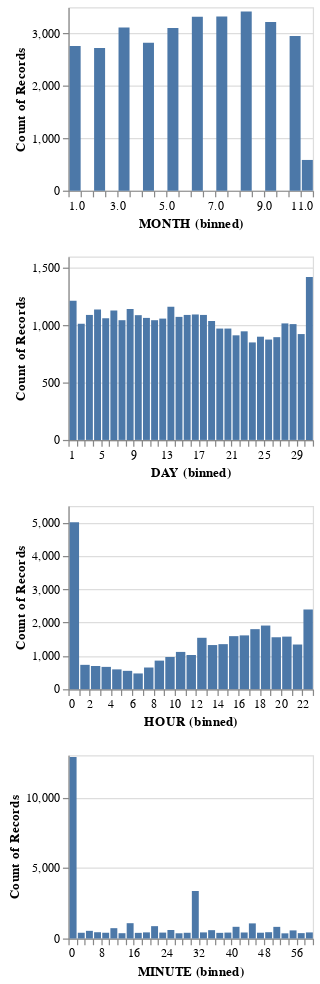

This figure's notebook cell:
### Code cell
alt.data_transformers.enable('vegafusion')
numeric_cols = ["MONTH", "DAY", "HOUR", "MINUTE"]
numeric_cols_dist = alt.Chart(df_2023).mark_bar().encode(
    alt.X(alt.repeat(), type = "quantitative", bin = alt.Bin(maxbins = 30)),
    y ="count()",
).properties(
        width = 200,
        height = 150
).repeat(
    numeric_cols,
    columns = 1
)

numeric_cols_dist

### Figure 1 — Vega specification as saved in the notebook (floating-point values rounded to 4 significant figures)
{"$schema": "https://vega.github.io/schema/vega/v5.json", "data": [{"name": "source_0"}, {"name": "data_0", "values": [{"__count": 433, "bin_maxbins_30_MINUTE": 32.0, "bin_maxbins_30_MINUTE_end": 34.0}, {"__count": 444, "bin_maxbins_30_MINUTE": 6.0, "bin_maxbins_30_MINUTE_end": 8.0}, {"__count": 825, "bin_maxbins_30_MINUTE": 50.0, "bin_maxbins_30_MINUTE_end": 52.0}, {"__count": 12879, "bin_maxbins_30_MINUTE": 0.0, "bin_maxbins_30_MINUTE_end": 2.0}, {"__count": 3368, "bin_maxbins_30_MINUTE": 30.0, "bin_maxbins_30_MINUTE_end": 32.0}, {"__count": 591, "bin_maxbins_30_MINUTE": 34.0, "bin_maxbins_30_MINUTE_end": 36.0}, {"__count": 602, "bin_maxbins_30_MINUTE": 24.0, "bin_maxbins_30_MINUTE_end": 26.0}, {"__count": 407, "bin_maxbins_30_MINUTE": 2.0, "bin_maxbins_30_MINUTE_end": 4.0}, {"__count": 419, "bin_maxbins_30_MINUTE": 22.0, "bin_maxbins_30_MINUTE_end": 24.0}, {"__count": 381, "bin_maxbins_30_MINUTE": 56.0, "bin_maxbins_30_MINUTE_end": 58.0}, {"__count": 1072, "bin_maxbins_30_MINUTE": 44.0, "bin_maxbins_30_MINUTE_end": 46.0}, {"__count": 406, "bin_maxbins_30_MINUTE": 28.0, "bin_maxbins_30_MINUTE_end": 30.0}, {"__count": 431, "bin_maxbins_30_MINUTE": 58.0, "bin_maxbins_30_MINUTE_end": 60.0}, {"__count": 400, "bin_maxbins_30_MINUTE": 36.0, "bin_maxbins_30_MINUTE_end": 38.0}, {"__count": 1086, "bin_maxbins_30_MINUTE": 14.0, "bin_maxbins_30_MINUTE_end": 16.0}, {"__count": 426, "bin_maxbins_30_MINUTE": 42.0, "bin_maxbins_30_MINUTE_end": 44.0}, {"__count": 829, "bin_maxbins_30_MINUTE": 40.0, "bin_maxbins_30_MINUTE_end": 42.0}, {"__count": 875, "bin_maxbins_30_MINUTE": 20.0, "bin_maxbins_30_MINUTE_end": 22.0}, {"__count": 434, "bin_maxbins_30_MINUTE": 18.0, "bin_maxbins_30_MINUTE_end": 20.0}, {"__count": 419, "bin_maxbins_30_MINUTE": 38.0, "bin_maxbins_30_MINUTE_end": 40.0}, {"__count": 366, "bin_maxbins_30_MINUTE": 52.0, "bin_maxbins_30_MINUTE_end": 54.0}, {"__count": 445, "bin_maxbins_30_MINUTE": 48.0, "bin_maxbins_30_MINUTE_end": 50.0}, {"__count": 543, "bin_maxbins_30_MINUTE": 4.0, "bin_maxbins_30_MINUTE_end": 6.0}, {"__count": 371, "bin_maxbins_30_MINUTE": 26.0, "bin_maxbins_30_MINUTE_end": 28.0}, {"__count": 400, "bin_maxbins_30_MINUTE": 16.0, "bin_maxbins_30_MINUTE_end": 18.0}, {"__count": 408, "bin_maxbins_30_MINUTE": 8.0, "bin_maxbins_30_MINUTE_end": 10.0}, {"__count": 732, "bin_maxbins_30_MINUTE": 10.0, "bin_maxbins_30_MINUTE_end": 12.0}, {"__count": 410, "bin_maxbins_30_MINUTE": 46.0, "bin_maxbins_30_MINUTE_end": 48.0}, {"__count": 376, "bin_maxbins_30_MINUTE": 12.0, "bin_maxbins_30_MINUTE_end": 14.0}, {"__count": 574, "bin_maxbins_30_MINUTE": 54.0, "bin_maxbins_30_MINUTE_end": 56.0}]}, {"name": "data_1", "values": [{"__count": 3219, "bin_maxbins_30_MONTH": 9.0, "bin_maxbins_30_MONTH_end": 9.5}, {"__count": 2823, "bin_maxbins_30_MONTH": 4.0, "bin_maxbins_30_MONTH_end": 4.5}, {"__count": 3105, "bin_maxbins_30_MONTH": 5.0, "bin_maxbins_30_MONTH_end": 5.5}, {"__count": 3419, "bin_maxbins_30_MONTH": 8.0, "bin_maxbins_30_MONTH_end": 8.5}, {"__count": 2951, "bin_maxbins_30_MONTH": 10.0, "bin_maxbins_30_MONTH_end": 10.5}, {"__count": 3115, "bin_maxbins_30_MONTH": 3.0, "bin_maxbins_30_MONTH_end": 3.5}, {"__count": 3327, "bin_maxbins_30_MONTH": 7.0, "bin_maxbins_30_MONTH_end": 7.5}, {"__count": 2722, "bin_maxbins_30_MONTH": 2.0, "bin_maxbins_30_MONTH_end": 2.5}, {"__count": 2764, "bin_maxbins_30_MONTH": 1.0, "bin_maxbins_30_MONTH_end": 1.5}, {"__count": 3321, "bin_maxbins_30_MONTH": 6.0, "bin_maxbins_30_MONTH_end": 6.5}, {"__count": 586, "bin_maxbins_30_MONTH": 10.5, "bin_maxbins_30_MONTH_end": 11.0}]}, {"name": "data_2", "values": [{"__count": 1074, "bin_maxbins_30_DAY": 14.0, "bin_maxbins_30_DAY_end": 15.0}, {"__count": 1215, "bin_maxbins_30_DAY": 1.0, "bin_maxbins_30_DAY_end": 2.0}, {"__count": 1091, "bin_maxbins_30_DAY": 3.0, "bin_maxbins_30_DAY_end": 4.0}, {"__count": 1045, "bin_maxbins_30_DAY": 11.0, "bin_maxbins_30_DAY_end": 12.0}, {"__count": 1089, "bin_maxbins_30_DAY": 9.0, "bin_maxbins_30_DAY_end": 10.0}, {"__count": 1143, "bin_maxbins_30_DAY": 8.0, "bin_maxbins_30_DAY_end": 9.0}, {"__count": 1095, "bin_maxbins_30_DAY": 16.0, "bin_maxbins_30_DAY_end": 17.0}, {"__count": 1014, "bin_maxbins_30_DAY": 2.0, "bin_maxbins_30_DAY_end": 3.0}, {"__count": 1059, "bin_maxbins_30_DAY": 12.0, "bin_maxbins_30_DAY_end": 13.0}, {"__count": 1091, "bin_maxbins_30_DAY": 17.0, "bin_maxbins_30_DAY_end": 18.0}, {"__count": 1139, "bin_maxbins_30_DAY": 4.0, "bin_maxbins_30_DAY_end": 5.0}, {"__count": 1045, "bin_maxbins_30_DAY": 7.0, "bin_maxbins_30_DAY_end": 8.0}, {"__count": 1162, "bin_maxbins_30_DAY": 13.0, "bin_maxbins_30_DAY_end": 14.0}, {"__count": 1091, "bin_maxbins_30_DAY": 15.0, "bin_maxbins_30_DAY_end": 16.0}, {"__count": 1130, "bin_maxbins_30_DAY": 6.0, "bin_maxbins_30_DAY_end": 7.0}, {"__count": 1422, "bin_maxbins_30_DAY": 30.0, "bin_maxbins_30_DAY_end": 31.0}, {"__count": 1062, "bin_maxbins_30_DAY": 5.0, "bin_maxbins_30_DAY_end": 6.0}, {"__count": 897, "bin_maxbins_30_DAY": 26.0, "bin_maxbins_30_DAY_end": 27.0}, {"__count": 972, "bin_maxbins_30_DAY": 19.0, "bin_maxbins_30_DAY_end": 20.0}, {"__count": 1038, "bin_maxbins_30_DAY": 18.0, "bin_maxbins_30_DAY_end": 19.0}, {"__count": 1017, "bin_maxbins_30_DAY": 27.0, "bin_maxbins_30_DAY_end": 28.0}, {"__count": 972, "bin_maxbins_30_DAY": 20.0, "bin_maxbins_30_DAY_end": 21.0}, {"__count": 924, "bin_maxbins_30_DAY": 29.0, "bin_maxbins_30_DAY_end": 30.0}, {"__count": 1065, "bin_maxbins_30_DAY": 10.0, "bin_maxbins_30_DAY_end": 11.0}, {"__count": 876, "bin_maxbins_30_DAY": 25.0, "bin_maxbins_30_DAY_end": 26.0}, {"__count": 1011, "bin_maxbins_30_DAY": 28.0, "bin_maxbins_30_DAY_end": 29.0}, {"__count": 851, "bin_maxbins_30_DAY": 23.0, "bin_maxbins_30_DAY_end": 24.0}, {"__count": 948, "bin_maxbins_30_DAY": 22.0, "bin_maxbins_30_DAY_end": 23.0}, {"__count": 901, "bin_maxbins_30_DAY": 24.0, "bin_maxbins_30_DAY_end": 25.0}, {"__count": 913, "bin_maxbins_30_DAY": 21.0, "bin_maxbins_30_DAY_end": 22.0}]}, {"name": "data_3", "values": [{"__count": 670, "bin_maxbins_30_HOUR": 3.0, "bin_maxbins_30_HOUR_end": 4.0}, {"__count": 595, "bin_maxbins_30_HOUR": 4.0, "bin_maxbins_30_HOUR_end": 5.0}, {"__count": 5006, "bin_maxbins_30_HOUR": 0.0, "bin_maxbins_30_HOUR_end": 1.0}, {"__count": 1910, "bin_maxbins_30_HOUR": 18.0, "bin_maxbins_30_HOUR_end": 19.0}, {"__count": 1325, "bin_maxbins_30_HOUR": 13.0, "bin_maxbins_30_HOUR_end": 14.0}, {"__count": 2392, "bin_maxbins_30_HOUR": 22.0, "bin_maxbins_30_HOUR_end": 23.0}, {"__count": 731, "bin_maxbins_30_HOUR": 1.0, "bin_maxbins_30_HOUR_end": 2.0}, {"__count": 1592, "bin_maxbins_30_HOUR": 15.0, "bin_maxbins_30_HOUR_end": 16.0}, {"__count": 1341, "bin_maxbins_30_HOUR": 21.0, "bin_maxbins_30_HOUR_end": 22.0}, {"__count": 696, "bin_maxbins_30_HOUR": 2.0, "bin_maxbins_30_HOUR_end": 3.0}, {"__count": 1802, "bin_maxbins_30_HOUR": 17.0, "bin_maxbins_30_HOUR_end": 18.0}, {"__count": 473, "bin_maxbins_30_HOUR": 6.0, "bin_maxbins_30_HOUR_end": 7.0}, {"__count": 551, "bin_maxbins_30_HOUR": 5.0, "bin_maxbins_30_HOUR_end": 6.0}, {"__count": 651, "bin_maxbins_30_HOUR": 7.0, "bin_maxbins_30_HOUR_end": 8.0}, {"__count": 1559, "bin_maxbins_30_HOUR": 19.0, "bin_maxbins_30_HOUR_end": 20.0}, {"__count": 858, "bin_maxbins_30_HOUR": 8.0, "bin_maxbins_30_HOUR_end": 9.0}, {"__count": 1119, "bin_maxbins_30_HOUR": 10.0, "bin_maxbins_30_HOUR_end": 11.0}, {"__count": 1352, "bin_maxbins_30_HOUR": 14.0, "bin_maxbins_30_HOUR_end": 15.0}, {"__count": 1578, "bin_maxbins_30_HOUR": 20.0, "bin_maxbins_30_HOUR_end": 21.0}, {"__count": 1615, "bin_maxbins_30_HOUR": 16.0, "bin_maxbins_30_HOUR_end": 17.0}, {"__count": 966, "bin_maxbins_30_HOUR": 9.0, "bin_maxbins_30_HOUR_end": 10.0}, {"__count": 1027, "bin_maxbins_30_HOUR": 11.0, "bin_maxbins_30_HOUR_end": 12.0}, {"__count": 1543, "bin_maxbins_30_HOUR": 12.0, "bin_maxbins_30_HOUR_end": 13.0}]}, {"name": "data_1_child__MONTH_y_domain___count", "values": [{"min": 586, "max": 3419}]}, {"name": "data_2_child__DAY_y_domain___count", "values": [{"min": 851, "max": 1422}]}, {"name": "data_3_child__HOUR_y_domain___count", "values": [{"min": 473, "max": 5006}]}, {"name": "data_0_child__MINUTE_y_domain___count", "values": [{"min": 366, "max": 12879}]}], "signals": [{"name": "child__DAY_bin_maxbins_30_DAY_bins", "value": {"fields": ["DAY"], "fname": "bin_DAY", "start": 1.0, "step": 1.0, "stop": 31.0}}, {"name": "child__MINUTE_bin_maxbins_30_MINUTE_bins", "value": {"fields": ["MINUTE"], "fname": "bin_MINUTE", "start": 0.0, "step": 2.0, "stop": 60.0}}, {"name": "child__MONTH_bin_maxbins_30_MONTH_bins", "value": {"fields": ["MONTH"], "fname": "bin_MONTH", "start": 1.0, "step": 0.5, "stop": 11.0}}, {"name": "child__HOUR_bin_maxbins_30_HOUR_bins", "value": {"fields": ["HOUR"], "fname": "bin_HOUR", "start": 0.0, "step": 1.0, "stop": 23.0}}, {"name": "childHeight", "value": 150}], "marks": [{"type": "group", "name": "child__MONTH_group", "encode": {"update": {"height": {"signal": "childHeight"}, "width": {"signal": "width"}}}, "marks": [{"type": "rect", "name": "child__MONTH_marks", "from": {"data": "data_1"}, "encode": {"update": {"ariaRoleDescription": {"value": "bar"}, "y": {"field": "__count", "scale": "child__MONTH_y"}, "fill": {"value": "#4c78a8"}, "x2": {"field": "bin_maxbins_30_MONTH", "scale": "child__MONTH_x", "offset": {"signal": "0.5 + (abs(scale(\"child__MONTH_x\", datum[\"bin_maxbins_30_MONTH_end\"]) - scale(\"child__MONTH_x\", datum[\"bin_maxbins_30_MONTH\"])) < 0.25 ? -0.5 * (0.25 - (abs(scale(\"child__MONTH_x\", datum[\"bin_maxbins_30_MONTH_end\"]) - scale(\"child__MONTH_x\", datum[\"bin_maxbins_30_MONTH\"])))) : 0.5)"}}, "x": {"field": "bin_maxbins_30_MONTH_end", "scale": "child__MONTH_x", "offset": {"signal": "0.5 + (abs(scale(\"child__MONTH_x\", datum[\"bin_maxbins_30_MONTH_end\"]) - scale(\"child__MONTH_x\", datum[\"bin_maxbins_30_MONTH\"])) < 0.25 ? 0.5 * (0.25 - (abs(scale(\"child__MONTH_x\", datum[\"bin_maxbins_30_MONTH_end\"]) - scale(\"child__MONTH_x\", datum[\"bin_maxbins_30_MONTH\"])))) : -0.5)"}}, "description": {"signal": "\"MONTH (binned): \" + (!isValid(datum[\"bin_maxbins_30_MONTH\"]) || !isFinite(+datum[\"bin_maxbins_30_MONTH\"]) ? \"null\" : format(datum[\"bin_maxbins_30_MONTH\"], \"\") + \" – \" + format(datum[\"bin_maxbins_30_MONTH_end\"], \"\")) + \"; Count of Records: \" + (format(datum[\"__count\"], \"\"))"}, "y2": {"value": 0, "scale": "child__MONTH_y"}}}, "style": ["bar"]}], "axes": [{"scale": "child__MONTH_y", "domain": false, "gridScale": "child__MONTH_x", "minExtent": 0, "zindex": 0, "grid": true, "orient": "left", "tickCount": {"signal": "ceil(childHeight/40)"}, "maxExtent": 0, "ticks": false, "labels": false, "aria": false}, {"scale": "child__MONTH_x", "zindex": 0, "grid": false, "labelFlush": true, "labelOverlap": true, "orient": "bottom", "title": "MONTH (binned)", "tickCount": {"signal": "ceil(width/10)"}}, {"scale": "child__MONTH_y", "title": "Count of Records", "orient": "left", "labelOverlap": true, "tickCount": {"signal": "ceil(childHeight/40)"}, "zindex": 0, "grid": false}], "style": "cell"}, {"type": "group", "name": "child__DAY_group", "encode": {"update": {"width": {"signal": "width"}, "height": {"signal": "childHeight"}}}, "marks": [{"type": "rect", "name": "child__DAY_marks", "from": {"data": "data_2"}, "encode": {"update": {"fill": {"value": "#4c78a8"}, "ariaRoleDescription": {"value": "bar"}, "description": {"signal": "\"DAY (binned): \" + (!isValid(datum[\"bin_maxbins_30_DAY\"]) || !isFinite(+datum[\"bin_maxbins_30_DAY\"]) ? \"null\" : format(datum[\"bin_maxbins_30_DAY\"], \"\") + \" – \" + format(datum[\"bin_maxbins_30_DAY_end\"], \"\")) + \"; Count of Records: \" + (format(datum[\"__count\"], \"\"))"}, "x2": {"field": "bin_maxbins_30_DAY", "scale": "child__DAY_x", "offset": {"signal": "0.5 + (abs(scale(\"child__DAY_x\", datum[\"bin_maxbins_30_DAY_end\"]) - scale(\"child__DAY_x\", datum[\"bin_maxbins_30_DAY\"])) < 0.25 ? -0.5 * (0.25 - (abs(scale(\"child__DAY_x\", datum[\"bin_maxbins_30_DAY_end\"]) - scale(\"child__DAY_x\", datum[\"bin_maxbins_30_DAY\"])))) : 0.5)"}}, "x": {"field": "bin_maxbins_30_DAY_end", "scale": "child__DAY_x", "offset": {"signal": "0.5 + (abs(scale(\"child__DAY_x\", datum[\"bin_maxbins_30_DAY_end\"]) - scale(\"child__DAY_x\", datum[\"bin_maxbins_30_DAY\"])) < 0.25 ? 0.5 * (0.25 - (abs(scale(\"child__DAY_x\", datum[\"bin_maxbins_30_DAY_end\"]) - scale(\"child__DAY_x\", datum[\"bin_maxbins_30_DAY\"])))) : -0.5)"}}, "y": {"field": "__count", "scale": "child__DAY_y"}, "y2": {"value": 0, "scale": "child__DAY_y"}}}, "style": ["bar"]}], "axes": [{"scale": "child__DAY_y", "maxExtent": 0, "orient": "left", "tickCount": {"signal": "ceil(childHeight/40)"}, "zindex": 0, "labels": false, "aria": false, "gridScale": "child__DAY_x", "domain": false, "grid": true, "minExtent": 0, "ticks": false}, {"scale": "child__DAY_x", "orient": "bottom", "labelFlush": true, "labelOverlap": true, "tickCount": {"signal": "ceil(width/10)"}, "zindex": 0, "grid": false, "title": "DAY (binned)"}, {"scale": "child__DAY_y", "zindex": 0, "grid": false, "tickCount": {"signal": "ceil(childHeight/40)"}, "labelOverlap": true, "title": "Count of Records", "orient": "left"}], "style": "cell"}, {"type": "group", "name": "child__HOUR_group", "encode": {"update": {"height": {"signal": "childHeight"}, "width": {"signal": "width"}}}, "marks": [{"type": "rect", "name": "child__HOUR_marks", "from": {"data": "data_3"}, "encode": {"update": {"fill": {"value": "#4c78a8"}, "description": {"signal": "\"HOUR (binned): \" + (!isValid(datum[\"bin_maxbins_30_HOUR\"]) || !isFinite(+datum[\"bin_maxbins_30_HOUR\"]) ? \"null\" : format(datum[\"bin_maxbins_30_HOUR\"], \"\") + \" – \" + format(datum[\"bin_maxbins_30_HOUR_end\"], \"\")) + \"; Count of Records: \" + (format(datum[\"__count\"], \"\"))"}, "x": {"field": "bin_maxbins_30_HOUR_end", "scale": "child__HOUR_x", "offset": {"signal": "0.5 + (abs(scale(\"child__HOUR_x\", datum[\"bin_maxbins_30_HOUR_end\"]) - scale(\"child__HOUR_x\", datum[\"bin_maxbins_30_HOUR\"])) < 0.25 ? 0.5 * (0.25 - (abs(scale(\"child__HOUR_x\", datum[\"bin_maxbins_30_HOUR_end\"]) - scale(\"child__HOUR_x\", datum[\"bin_maxbins_30_HOUR\"])))) : -0.5)"}}, "y": {"field": "__count", "scale": "child__HOUR_y"}, "y2": {"value": 0, "scale": "child__HOUR_y"}, "ariaRoleDescription": {"value": "bar"}, "x2": {"field": "bin_maxbins_30_HOUR", "scale": "child__HOUR_x", "offset": {"signal": "0.5 + (abs(scale(\"child__HOUR_x\", datum[\"bin_maxbins_30_HOUR_end\"]) - scale(\"child__HOUR_x\", datum[\"bin_maxbins_30_HOUR\"])) < 0.25 ? -0.5 * (0.25 - (abs(scale(\"child__HOUR_x\", datum[\"bin_maxbins_30_HOUR_end\"]) - scale(\"child__HOUR_x\", datum[\"bin_maxbins_30_HOUR\"])))) : 0.5)"}}}}, "style": ["bar"]}], "axes": [{"scale": "child__HOUR_y", "aria": false, "minExtent": 0, "tickCount": {"signal": "ceil(childHeight/40)"}, "orient": "left", "grid": true, "zindex": 0, "maxExtent": 0, "ticks": false, "domain": false, "labels": false, "gridScale": "child__HOUR_x"}, {"scale": "child__HOUR_x", "zindex": 0, "labelFlush": true, "title": "HOUR (binned)", "grid": false, "labelOverlap": true, "tickCount": {"signal": "ceil(width/10)"}, "orient": "bottom"}, {"scale": "child__HOUR_y", "grid": false, "orient": "left", "title": "Count of Records", "tickCount": {"signal": "ceil(childHeight/40)"}, "labelOverlap": true, "zindex": 0}], "style": "cell"}, {"type": "group", "name": "child__MINUTE_group", "encode": {"update": {"width": {"signal": "width"}, "height": {"signal": "childHeight"}}}, "marks": [{"type": "rect", "name": "child__MINUTE_marks", "from": {"data": "data_0"}, "encode": {"update": {"y2": {"value": 0, "scale": "child__MINUTE_y"}, "ariaRoleDescription": {"value": "bar"}, "description": {"signal": "\"MINUTE (binned): \" + (!isValid(datum[\"bin_maxbins_30_MINUTE\"]) || !isFinite(+datum[\"bin_maxbins_30_MINUTE\"]) ? \"null\" : format(datum[\"bin_maxbins_30_MINUTE\"], \"\") + \" – \" + format(datum[\"bin_maxbins_30_MINUTE_end\"], \"\")) + \"; Count of Records: \" + (format(datum[\"__count\"], \"\"))"}, "x2": {"field": "bin_maxbins_30_MINUTE", "scale": "child__MINUTE_x", "offset": {"signal": "0.5 + (abs(scale(\"child__MINUTE_x\", datum[\"bin_maxbins_30_MINUTE_end\"]) - scale(\"child__MINUTE_x\", datum[\"bin_maxbins_30_MINUTE\"])) < 0.25 ? -0.5 * (0.25 - (abs(scale(\"child__MINUTE_x\", datum[\"bin_maxbins_30_MINUTE_end\"]) - scale(\"child__MINUTE_x\", datum[\"bin_maxbins_30_MINUTE\"])))) : 0.5)"}}, "x": {"field": "bin_maxbins_30_MINUTE_end", "scale": "child__MINUTE_x", "offset": {"signal": "0.5 + (abs(scale(\"child__MINUTE_x\", datum[\"bin_maxbins_30_MINUTE_end\"]) - scale(\"child__MINUTE_x\", datum[\"bin_maxbins_30_MINUTE\"])) < 0.25 ? 0.5 * (0.25 - (abs(scale(\"child__MINUTE_x\", datum[\"bin_maxbins_30_MINUTE_end\"]) - scale(\"child__MINUTE_x\", datum[\"bin_maxbins_30_MINUTE\"])))) : -0.5)"}}, "y": {"field": "__count", "scale": "child__MINUTE_y"}, "fill": {"value": "#4c78a8"}}}, "style": ["bar"]}], "axes": [{"scale": "child__MINUTE_y", "gridScale": "child__MINUTE_x", "labels": false, "ticks": false, "grid": true, "tickCount": {"signal": "ceil(childHeight/40)"}, "maxExtent": 0, "domain": false, "aria": false, "zindex": 0, "orient": "left", "minExtent": 0}, {"scale": "child__MINUTE_x", "labelFlush": true, "labelOverlap": true, "orient": "bottom", "tickCount": {"signal": "ceil(width/10)"}, "zindex": 0, "title": "MINUTE (binned)", "grid": false}, {"scale": "child__MINUTE_y", "grid": false, "zindex": 0, "title": "Count of Records", "orient": "left", "labelOverlap": true, "tickCount": {"signal": "ceil(childHeight/40)"}}], "style": "cell"}], "scales": [{"name": "child__MONTH_x", "type": "linear", "domain": {"signal": "[child__MONTH_bin_maxbins_30_MONTH_bins.start, child__MONTH_bin_maxbins_30_MONTH_bins.stop]"}, "range": [0, {"signal": "width"}], "bins": {"signal": "child__MONTH_bin_maxbins_30_MONTH_bins"}, "zero": false}, {"name": "child__MONTH_y", "type": "linear", "domain": [{"signal": "(data(\"data_1_child__MONTH_y_domain___count\")[0] || {}).min"}, {"signal": "(data(\"data_1_child__MONTH_y_domain___count\")[0] || {}).max"}], "range": [{"signal": "childHeight"}, 0], "nice": true, "zero": true}, {"name": "child__DAY_x", "type": "linear", "domain": {"signal": "[child__DAY_bin_maxbins_30_DAY_bins.start, child__DAY_bin_maxbins_30_DAY_bins.stop]"}, "range": [0, {"signal": "width"}], "bins": {"signal": "child__DAY_bin_maxbins_30_DAY_bins"}, "zero": false}, {"name": "child__DAY_y", "type": "linear", "domain": [{"signal": "(data(\"data_2_child__DAY_y_domain___count\")[0] || {}).min"}, {"signal": "(data(\"data_2_child__DAY_y_domain___count\")[0] || {}).max"}], "range": [{"signal": "childHeight"}, 0], "nice": true, "zero": true}, {"name": "child__HOUR_x", "type": "linear", "domain": {"signal": "[child__HOUR_bin_maxbins_30_HOUR_bins.start, child__HOUR_bin_maxbins_30_HOUR_bins.stop]"}, "range": [0, {"signal": "width"}], "bins": {"signal": "child__HOUR_bin_maxbins_30_HOUR_bins"}, "zero": false}, {"name": "child__HOUR_y", "type": "linear", "domain": [{"signal": "(data(\"data_3_child__HOUR_y_domain___count\")[0] || {}).min"}, {"signal": "(data(\"data_3_child__HOUR_y_domain___count\")[0] || {}).max"}], "range": [{"signal": "childHeight"}, 0], "zero": true, "nice": true}, {"name": "child__MINUTE_x", "type": "linear", "domain": {"signal": "[child__MINUTE_bin_maxbins_30_MINUTE_bins.start, child__MINUTE_bin_maxbins_30_MINUTE_bins.stop]"}, "range": [0, {"signal": "width"}], "bins": {"signal": "child__MINUTE_bin_maxbins_30_MINUTE_bins"}, "zero": false}, {"name": "child__MINUTE_y", "type": "linear", "domain": [{"signal": "(data(\"data_0_child__MINUTE_y_domain___count\")[0] || {}).min"}, {"signal": "(data(\"data_0_child__MINUTE_y_domain___count\")[0] || {}).max"}], "range": [{"signal": "childHeight"}, 0], "nice": true, "zero": true}], "padding": 5, "background": "white", "width": 200, "layout": {"padding": 20, "columns": 1, "bounds": "full", "align": "all"}}
